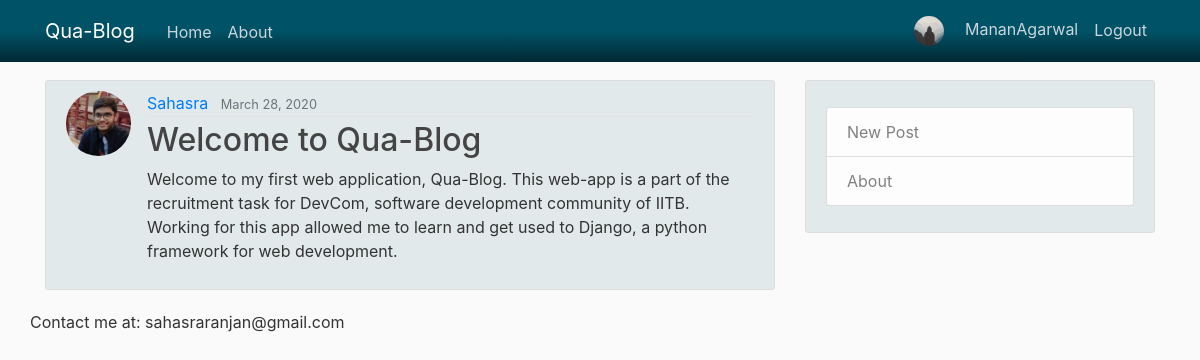
Screenshot of /post/7/ (signed in) with the database file from the repository.
### users/models.py (models this page shows, shortened)
class Profile(models.Model):
    user = models.OneToOneField(User, on_delete=models.CASCADE)
    image = models.ImageField(default='default2.jpg', upload_to='profile_pics')

### blog/models.py (models this page shows, shortened)
class Post(models.Model):
    title = models.CharField(max_length=100)
    content = models.TextField()
    date_posted = models.DateTimeField(default=timezone.now)
    author = models.ForeignKey(User, on_delete=models.CASCADE)

### blog/views.py (the view)
# urls.py: path('post/<int:pk>/', PostDetailView.as_view(), name='post-detail'),
class PostDetailView(DetailView):
    model = Post

### blog/templates/blog/post_detail.html (shortened to what this page needs)
{% extends "blog/base.html" %}
{% block content %}
  <article class="media content-section" style="background-color: rgba(0, 82, 102, 0.1)">
    <img class="rounded-circle article-img" src="{{ object.author.profile.image.url }}">
    <div class="media-body">
      <div class="article-metadata">
        <a class="mr-2" href="#">{{ object.author }}</a>
        <small class="text-muted">{{ object.date_posted|date:"F d, Y" }}</small>
      </div>
      <h2 class="article-title">{{ object.title }}</h2>
      <p class="article-content">{{ object.content }}</p>
    </div>
  </article>
{% endblock content %}

### blog/templates/blog/base.html (shortened to what this page needs)
{% load static %}
<!DOCTYPE html>
<html>
<head>
    <link rel="stylesheet" href="https://maxcdn.bootstrapcdn.com/bootstrap/4.0.0/css/bootstrap.min.css">
    <link rel="stylesheet" type="text/css" href="{% static 'blog/main.css' %}">
</head>
<body>
    <header class="site-header">
      <nav class="navbar navbar-expand-md navbar-dark bg-steel fixed-top" style="background: linear-gradient(to bottom, #005266 50%, #002933 100%)">
        <div class="container" style="color: #005266">
          <a class="navbar-brand mr-4" href="{% url 'blog-home' %}">Qua-Blog</a>
          <div class="collapse navbar-collapse" id="navbarToggle">
            <div class="navbar-nav mr-auto">
              <a class="nav-item nav-link" href="{% url 'blog-home' %}" style="padding-top: 10px">Home</a>
              <a class="nav-item nav-link" href="{% url 'blog-about' %}" style="padding-top: 10px">About</a>
            </div>
            <div class="navbar-nav">
              {% if user.is_authenticated %}
                <a href="{% url 'profile' %}">
                  <a class="nav-item nav-link" href="{% url 'profile' %}">
                  	<img class="rounded-circle article-img" src="{{ user.profile.image.url }}" style="width: 30px; height: 30px">
                  	{{ user.username }}
                  </a>
                </a>
                <a class="nav-item nav-link" href="{% url 'logout' %}" style="padding-top: 10px">Logout</a>
              {% else %}
                <a class="nav-item nav-link" href="{% url 'login' %}">Login</a>
                <a class="nav-item nav-link" href="{% url 'register' %}">Register</a>
              {% endif %}
            </div>
          </div>
        </div>
      </nav>
    </header>
    <main role="main" class="container">
      <div class="row" >
        <div class="col-md-8">
          {% block content %}{% endblock content %}
        </div>
        <div class="col-md-4">
          <div class="content-section" style="background-color: rgba(0, 82, 102, 0.1)">
            <p class='text-muted'>
              <ul class="list-group" >
                <li class="list-group-item list-group-item-light"><a href="{% url 'post-create' %}" style="text-decoration: none; color: gray">New Post</a></li>
                <li class="list-group-item list-group-item-light"><a href="{% url 'blog-about' %}" style="text-decoration: none; color: gray">About</a></li>
              </ul>
            </p>
          </div>
        </div>
        <p>Contact me at: sahasraranjan@gmail.com</p>
      </div>
    </main>
</body>
</html>

### blog/static/blog/main.css (style rules this page uses)
body { background: #fafafa; color: #333333; margin-top: 5rem; }
h1, h2, h3, h4, h5, h6 { color: #444444; }
ul { margin: 0; }
.bg-steel { background-color: #5f788a; }
.site-header .navbar-nav .nav-link { color: #cbd5db; }
.content-section { background: #ffffff; padding: 10px 20px; border: 1px solid #dddddd; border-radius: 3px; margin-bottom: 20px; }
.article-title { color: #444444; }
.article-content { white-space: pre-line; }
.article-img { height: 65px; width: 65px; margin-right: 16px; }
.article-metadata { padding-bottom: 1px; margin-bottom: 4px; border-bottom: 1px solid #e3e3e3 }

### rows the page displays
Post: author.profile.image (picture), author "Sahasra", date_posted "March 28, 2020", title "Welcome to Qua-Blog", content "Welcome to my first web application, Qua-Blog. This web-app is a part of the recruitment task for DevCom, software development community of IITB. Working for this app allowed me to learn and get used to Django, a python framework for web development."

### other values shown
{{ user.username }} "MananAgarwal"
